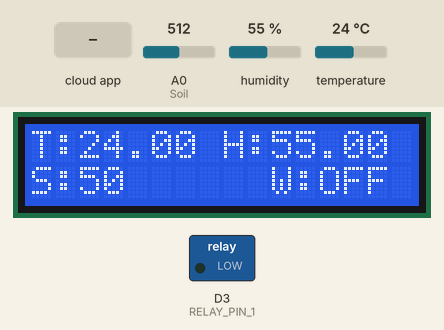
Recording of a sketch running on a simulated ESP8266 (NodeMCU). Shown: 16×2 character LCD, switched loads named in the sketch (green lamp = pin HIGH). The inputs (shaded band) are chosen by the test bench; at power-on: humidity 55 %, A0 (Soil) = 512, temperature 24 °C. What the sketch prints to the serial monitor is not drawn.

Above: at 5.7 s.
5.8 s: the phone or cloud app sets pump to 1
At 14.0 s:
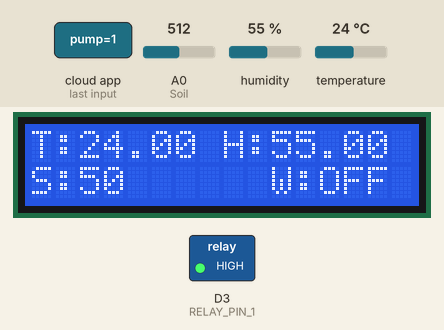
14.3 s: humidity set to 22 %
At 21.4 s:
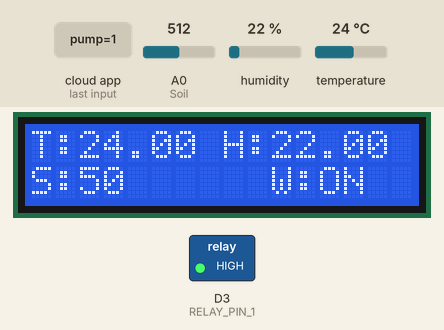
22.5 s: A0 (Soil) set to 716
At 30.3 s:
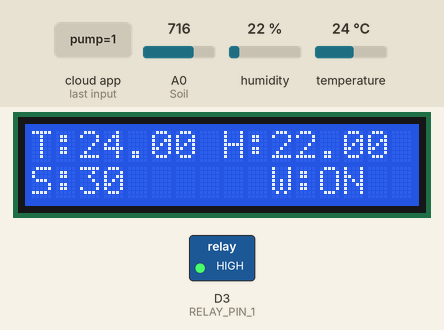
30.6 s: temperature set to 12 °C
At 38.5 s:
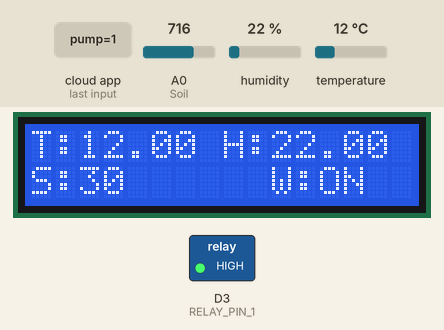
38.8 s: the phone or cloud app sets pump to 0
At 46.0 s:
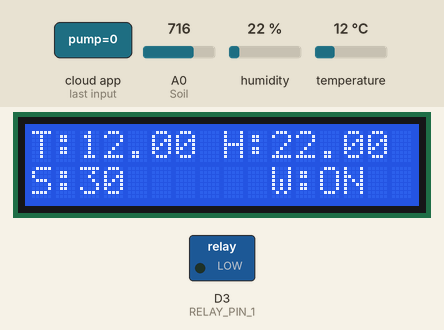
46.9 s: A0 (Soil) set to 900
At 54.4 s:
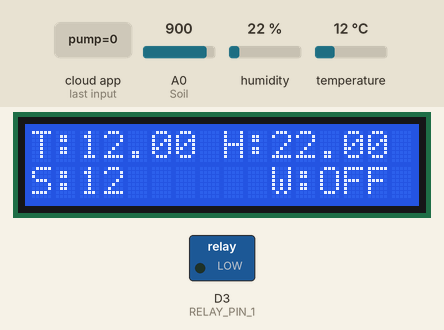
Timing chart, 0 to 55.9 s (numbered marks = the images above; inputs shaded):
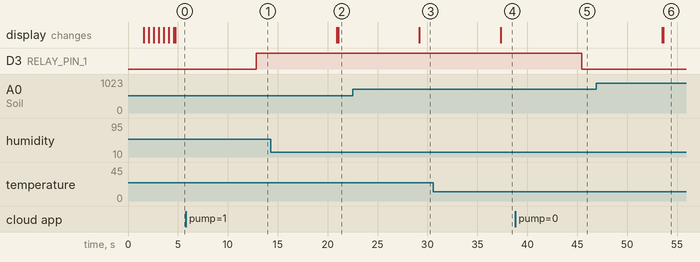

Measured:
- after the input at 5.8 s, D3 (RELAY_PIN_1): LOW → HIGH after 7.1 s
- after the input at 14.3 s, the display: first differs from a run without the input after 6.7 s (image 2)
- after the input at 22.5 s, the display: changes after 6.7 s (image 3)
- after the input at 30.6 s, the display: changes after 6.7 s (image 4)
- after the input at 38.8 s, D3 (RELAY_PIN_1): HIGH → LOW after 6.6 s
- after the input at 46.9 s, the display: first differs from a run without the input after 6.7 s (image 6)

The sketch:

smart_farm.ino
```cpp
#include <Adafruit_Sensor.h>
#include "config.h"

//Include the library files
#include <LiquidCrystal_I2C.h>
#include <ESP8266WiFi.h>
#include <DHT.h>
#include <DHT_U.h>

//Initialize the LCD display
LiquidCrystal_I2C lcd(0x27, 16, 2);

DHT dht(D4, DHT11);//(DHT sensor pin,sensor type)  D4 DHT11 Temperature Sensor

//Define component pins
#define Soil A0     //A0 Soil Moisture Sensor

int relay1State = LOW;
#define RELAY_PIN_1       D3   //D3 Relay

//Create three variables for pressure
double T, P;
char status;

// set up feeds
AdafruitIO_Feed *temperature = io.feed("temp");
AdafruitIO_Feed *humidity = io.feed("humi-air");
AdafruitIO_Feed *soil = io.feed("humi-soil");
AdafruitIO_Feed *pump = io.feed("pump");

void setup() {
  Serial.begin(9600);
  lcd.begin();
  lcd.backlight();

  pinMode(RELAY_PIN_1, OUTPUT);

  dht.begin();
  // CONNECT TO ADAFRUIT SERVER
  Serial.print("Connecting to Adafruit IO");
  io.connect();

  pump->onMessage(handleMessage);
  // wait for a connection
  while(io.status() < AIO_CONNECTED) {
    Serial.print(".");
    delay(500);
  }

  // we are connected
  Serial.println();
  Serial.println(io.statusText());

  pump->get();
  lcd.setCursor(0, 0);
  lcd.print("  Initializing ...");
  for (int a = 5; a <= 10; a++) {
    lcd.setCursor(a, 1);
    lcd.print(".");
    delay(500);
  }
  lcd.clear();
}


//Get the DHT11 sensor values
void DHT11sensor() {
  float h = dht.readHumidity();
  float t = dht.readTemperature();

  if (isnan(h) || isnan(t)) {
    Serial.println("Failed to read from DHT sensor!");
    return;
  }

  //Push to adafruit
  temperature->save(t,0,0,0,2);
  humidity->save(h,0,0,0,2);

  lcd.setCursor(0, 0);
  lcd.print("T:");
  lcd.print(t);

  lcd.setCursor(8, 0);
  lcd.print("H:");
  lcd.print(h);

}


//Get the soil moisture values
void soilMoistureSensor() {
  int value = analogRead(Soil);
  value = map(value, 0, 1024, 0, 100);
  value = (value - 100) * -1;

  soil->save(value);
  lcd.setCursor(0, 1);
  lcd.print("S:");
  lcd.print(value);
  lcd.print(" ");

}

void handleMessage(AdafruitIO_Data *data) {
  digitalWrite(RELAY_PIN_1, data->toPinLevel());
  relay1State = data->toPinLevel();
}

void loop() {
  if (relay1State == HIGH)
  {
  lcd.setCursor(10, 1);
  lcd.print("W:ON ");
  }
  else if (relay1State == LOW)
  {
    lcd.setCursor(10, 1);
    lcd.print("W:OFF");
  }

// ADAFRUIT
  io.run();
  DHT11sensor();
  soilMoistureSensor();
  delay(8000);
  }
```

config.h
```cpp
#define IO_USERNAME "HaiChe"
#define IO_KEY "aio_zxkG44ClHPbykzrPDhl2KeGL6g2M"

#define WIFI_SSID "iPhoneafme-"
#define WIFI_PASS "12345678"

#include "AdafruitIO_WiFi.h"

#if defined(USE_AIRLIFT) || defined(ADAFRUIT_METRO_M4_AIRLIFT_LITE) ||         \
    defined(ADAFRUIT_PYPORTAL)
// Configure the pins used for the ESP32 connection
#if !defined(SPIWIFI_SS) // if the wifi definition isnt in the board variant
// Don't change the names of these #define's! they match the variant ones
#define SPIWIFI SPI
#define SPIWIFI_SS 10 // Chip select pin
#define NINA_ACK 9    // a.k.a BUSY or READY pin
#define NINA_RESETN 6 // Reset pin
#define NINA_GPIO0 -1 // Not connected
#endif
AdafruitIO_WiFi io(IO_USERNAME, IO_KEY, WIFI_SSID, WIFI_PASS, SPIWIFI_SS,
                   NINA_ACK, NINA_RESETN, NINA_GPIO0, &SPIWIFI);
#else
AdafruitIO_WiFi io(IO_USERNAME, IO_KEY, WIFI_SSID, WIFI_PASS);
#endif
```
